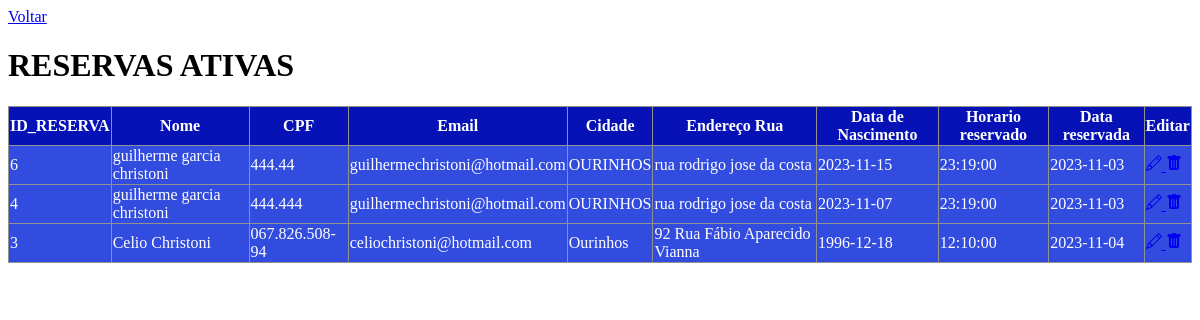
The page /Desafio_RemSoft/tabelas.php on the database as committed earlier.
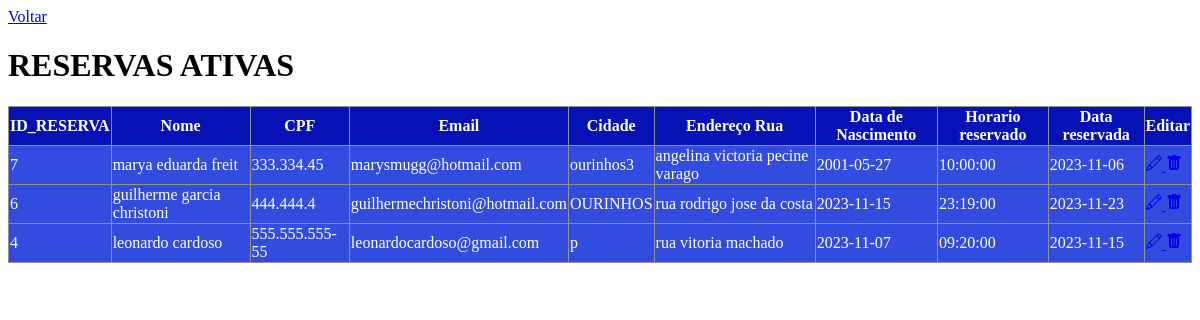
The same page on the database as committed later.
### tables this page shows
CREATE TABLE `table_reserva` (
  `id_reserva` int(11) NOT NULL,
  `cpf` varchar(255) NOT NULL,
  `horario` time NOT NULL,
  `data` date NOT NULL,
  `ativo` tinyint(1) DEFAULT 1
);

CREATE TABLE `table_clientes` (
  `id` int(11) NOT NULL,
  `cpf` varchar(255) NOT NULL,
  `email` varchar(255) NOT NULL,
  `endereco_rua` varchar(255) NOT NULL,
  `cidade` varchar(200) NOT NULL,
  `data_nasc` date NOT NULL,
  `nome` varchar(255) NOT NULL,
  `ativo` tinyint(1) DEFAULT 1
);

### Desafio_RemSoft/tabelas.php (the view, shortened to what this page needs)
<?php
include('config.php');
$sql = "SELECT * FROM table_reserva res
        LEFT JOIN table_clientes AS cli ON cli.cpf=res.cpf WHERE res.ativo = 1
        ORDER BY res.id_reserva DESC";
$result = $mysqli->query($sql);
?>
<html lang="en">
<head>
    <link href="style.css" rel="stylesheet">
</head>
<body>
    <a href="index.php">Voltar</a>
    <h1>RESERVAS ATIVAS</h1>
    <div>
        <table class="table">
            <thead>
                <tr>
                    <th scope="col">ID_RESERVA</th>
                    <th scope="col">Nome</th>
                    <th scope="col">CPF</th>
                    <th scope="col">Email</th>
                    <th scope="col">Cidade</th>
                    <th scope="col">Endereço Rua</th>
                    <th scope="col">Data de Nascimento</th>
                    <th scope="col">Horario reservado</th>
                    <th scope="col">Data reservada</th>
                    <th scope="col">Editar</th>
                </tr>
            </thead>
            <tbody>
                <?php
                while ($user_data = mysqli_fetch_assoc($result)) {
                    echo "<tr>";
                    echo "<td>" . $user_data['id_reserva'] . "</td>";
                    echo "<td>" . $user_data['nome'] . "</td>";
                    echo "<td>" . $user_data['cpf'] . "</td>";
                    echo "<td>" . $user_data['email'] . "</td>";
                    echo "<td>" . $user_data['cidade'] . "</td>";
                    echo "<td>" . $user_data['endereco_rua'] . "</td>";
                    echo "<td>" . $user_data['data_nasc'] . "</td>";
                    echo "<td>" . $user_data['horario'] . "</td>";
                    echo "<td>" . $user_data['data'] . "</td>";
                    echo "<td>
                            <a href='edit.php?id=$user_data[id_reserva]'>
                                <svg xmlns='http://www.w3.org/2000/svg' width='16' height='16' fill='currentColor' class='bi bi-pencil' viewBox='0 0 16 16'>
                                    <path d='M12.146.146a.5.5 0 0 1 .708 0l3 3a.5.5 0 0 1 0 .708l-10 10a.5.5 0 0 1-.168.11l-5 2a.5.5 0 0 1-.65-.65l2-5a.5.5 0 0 1 .11-.168l10-10zM11.207 2.5 13.5 4.793 14.793 3.5 12.5 1.207 11.207 2.5zm1.586 3L10.5 3.207 4 9.707V10h.5a.5.5 0 0 1 .5.5v.5h.5a.5.5 0 0 1 .5.5v.5h.293l6.5-6.5zm-9.761 5.175-.106.106-1.528 3.821 3.821-1.528.106-.106A.5.5 0 0 1 5 12.5V12h-.5a.5.5 0 0 1-.5-.5V11h-.5a.5.5 0 0 1-.468-.325z'/>
                                </svg>
                            </a>
                            <a href='delete.php?id=$user_data[id_reserva]'>
                                <svg xmlns='http://www.w3.org/2000/svg' width='16' height='16' fill='currentColor' class='bi bi-trash-fill' viewBox='0 0 16 16'>
                                    <path d='M2.5 1a1 1 0 0 0-1 1v1a1 1 0 0 0 1 1H3v9a2 2 0 0 0 2 2h6a2 2 0 0 0 2-2V4h.5a1 1 0 0 0 1-1V2a1 1 0 0 0-1-1H10a1 1 0 0 0-1-1H7a1 1 0 0 0-1 1H2.5zm3 4a.5.5 0 0 1 .5.5v7a.5.5 0 0 1-1 0v-7a.5.5 0 0 1 .5-.5zM8 5a.5.5 0 0 1 .5.5v7a.5.5 0 0 1-1 0v-7A.5.5 0 0 1 8 5zm3 .5v7a.5.5 0 0 1-1 0v-7a.5.5 0 0 1 1 0z'/>
                                </svg>
                            </a>
                        </td>";
                }
                ?>
            </tbody>
        </table>
    </div>
</body>
</html>

Rows that differ between the two databases and show on the page:
no longer on this page (row edited): table_reserva: id_reserva "3", table_clientes.nome "Celio Christoni", table_clientes.cpf "067.826.508-94", table_clientes.email "celiochristoni@hotmail.com", table_clientes.cidade "Ourinhos", table_clientes.endereco_rua "92 Rua Fábio Aparecido Vianna", table_clientes.data_nasc "1996-12-18", horario "12:10:00", data "2023-11-04"
added table_reserva: id_reserva "7", table_clientes.nome "marya eduarda freit", table_clientes.cpf "333.334.45", table_clientes.email "marysmugg@hotmail.com", table_clientes.cidade "ourinhos3", table_clientes.endereco_rua "angelina victoria pecine varago", table_clientes.data_nasc "2001-05-27", horario "10:00:00", data "2023-11-06"
changed table_reserva "guilherme garcia christoni": table_clientes.cpf "444.44" → "444.444.4"; data "2023-11-03" → "2023-11-23"
changed table_reserva id 4: table_clientes.nome "guilherme garcia christoni" → "leonardo cardoso"; table_clientes.cpf "444.444" → "555.555.555-55"; table_clientes.email "guilhermechristoni@hotmail.com" → "leonardocardoso@gmail.com"; table_clientes.cidade "OURINHOS" → "p"; table_clientes.endereco_rua "rua rodrigo jose da costa" → "rua vitoria machado"; horario "23:19:00" → "09:20:00"; data "2023-11-03" → "2023-11-15"
